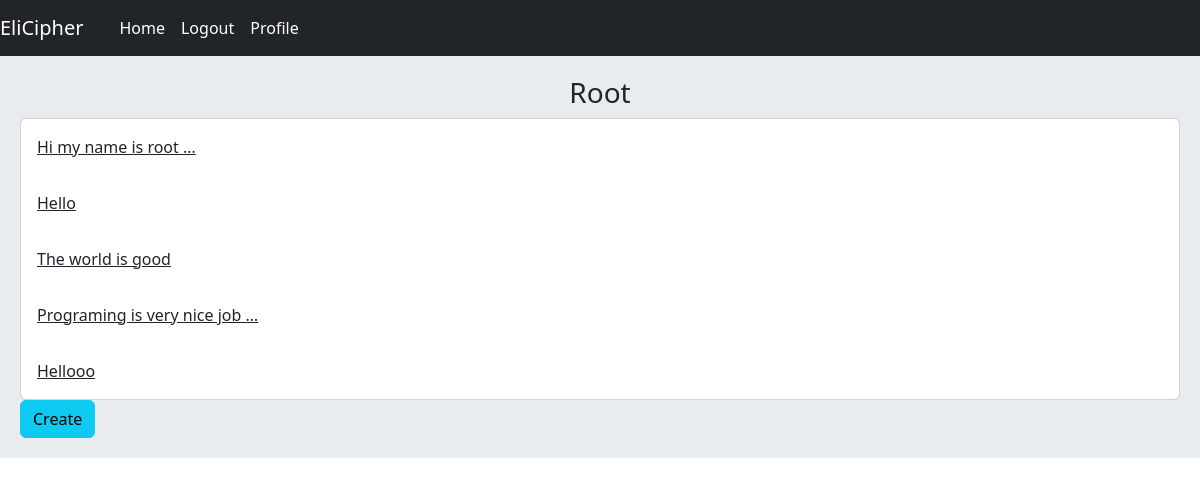
Page /account/profile/12 (signed in) on the committed database.
### post/models.py (models this page shows, shortened)
class Post(models.Model):
    user = models.ForeignKey(User , on_delete=models.CASCADE , related_name='posts')
    slug = models.SlugField(max_length=20)
    caption = models.TextField()
    created = models.DateTimeField(auto_now_add=True)
    updated = models.DateTimeField(auto_now=True)
    class Meta:
        ordering = ['-created']
    def get_absolute_url(self):
        return reverse('post:post_detail' ,args=(self.id , self.slug,))

### account/views.py (the view)
# urls.py: path("profile/<int:id_user>" , ProfileView.as_view() , name= "user_profile" ),
class ProfileView(LoginRequiredMixin ,View):
    def get(self,request ,id_user):
        is_following = False
        user = get_object_or_404(User ,pk = id_user)
        posts = user.posts.all()
        relation = Relation.objects.filter(from_user = request.user , to_user=user)
        if relation.exists():
            is_following = True
        return render(request , 'account/profile.html' , {'user':user , 'posts': posts , 'is_following':is_following})

### account/templates/account/profile.html (shortened to what this page needs)
{% extends "base.html" %}
{% block user-login %}
    <h3 class="text-center">{{ user.username }}</h3>
    <div class="card">
        {% for post in posts %}
            <a href="{{ post.get_absolute_url }}" class="card-body">{{ post.caption|truncatewords:5}}</a>
        {% endfor %}
    </div>
    {% if request.user.id == user.id %}
        <a href="{% url 'post:post_create' %}" class="btn btn-info">Create</a>
    {% endif %}
{% endblock %}

### rows in the picture
Post: caption "Hi my name is root …"
Post: caption "Hello"
Post: caption "The world is good"
Post: caption "Programing is very nice job …"
Post: caption "Hellooo"

### other values in the picture
{{ user.username }} "Root"
